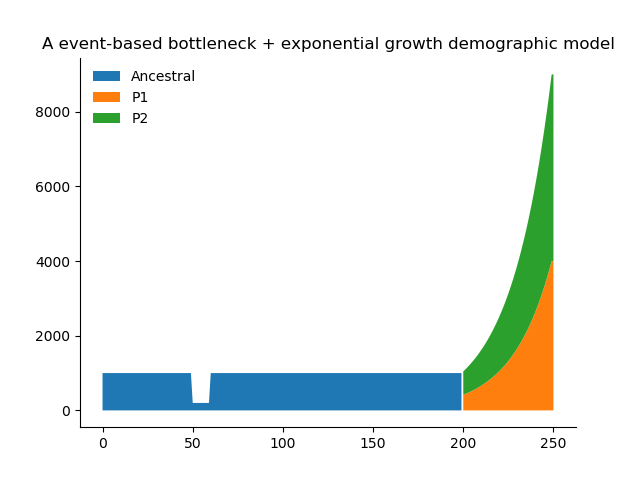

Generate this figure with Python:
#!/usr/bin/env python

#
# $File: demoEventModel.py $
#
# This file is part of simuPOP, a forward-time population genetics
# simulation environment. Please visit http://simupop.sourceforge.net
# for details.
#
# Copyright (C) 2004 - 2010 Bo Peng (bpeng@mdanderson.org)
#
# This program is free software: you can redistribute it and/or modify
# it under the terms of the GNU General Public License as published by
# the Free Software Foundation, either version 3 of the License, or
# (at your option) any later version.
#
# This program is distributed in the hope that it will be useful,
# but WITHOUT ANY WARRANTY; without even the implied warranty of
# MERCHANTABILITY or FITNESS FOR A PARTICULAR PURPOSE.  See the
# GNU General Public License for more details.
#
# You should have received a copy of the GNU General Public License
# along with this program. If not, see <http://www.gnu.org/licenses/>.
#

# This script is an example in the simuPOP user's guide. Please refer to
# the user's guide (http://simupop.sourceforge.net/manual) for a detailed
# description of this example.
#

import simuPOP as sim
from simuPOP.demography import *
import math
model = EventBasedModel(
    N0=(1000, 'Ancestral'),
    T=250,
    events=[
        ResizeEvent(at=50, sizes=200),
        ResizeEvent(at=60, sizes=1000),
        SplitEvent(sizes=[0.4, 0.6], names=['P1', 'P2'], at=200),
        ExpansionEvent(rates=[math.log(4000/400)/50, math.log(5000/600)/50], begin=200)
    ]
)
#
# model.init_size returns the initial population size
# migrate_to is required for migration
pop = sim.Population(size=model.init_size, loci=1,
    infoFields=model.info_fields)
pop.evolve(
    initOps=[
        sim.InitSex(),
        sim.InitGenotype(freq=[0.5, 0.5])
    ],
    matingScheme=sim.RandomMating(subPopSize=model),
    finalOps=
        sim.Stat(alleleFreq=0, vars=['alleleFreq_sp']),
    gen=model.num_gens
)
# print out population size and frequency
for idx, name in enumerate(pop.subPopNames()):
    print('%s (%d): %.4f' % (name, pop.subPopSize(name), 
        pop.dvars(idx).alleleFreq[0][0]))

# get a visual presentation of the demographic model
model.plot('log/demoEventModel.png',
    title='A event-based bottleneck + exponential growth demographic model')
